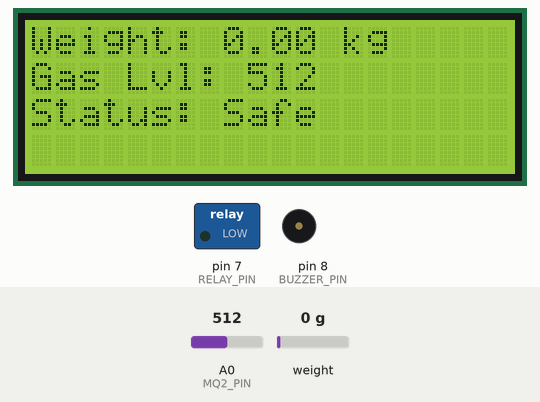
Recording of a sketch running on a simulated Arduino Uno, built with avr-gcc and run on an emulated ATmega328P. Shown: 20×4 character LCD, switched loads named in the sketch (green lamp = pin HIGH), buzzer (waves = sounding, pin HIGH). The inputs (shaded band) are chosen by the test bench; at power-on: A0 (MQ2_PIN) = 512, weight on the scale 0 g.

Above: at 4.2 s.
4.3 s: A0 (MQ2_PIN) set to 591
At 6.2 s:
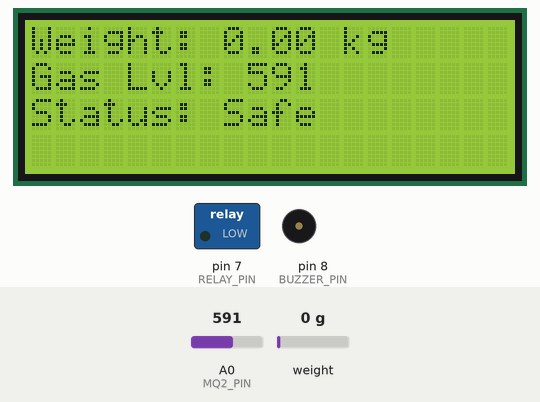
7.2 s: A0 (MQ2_PIN) set to 615
At 8.5 s:
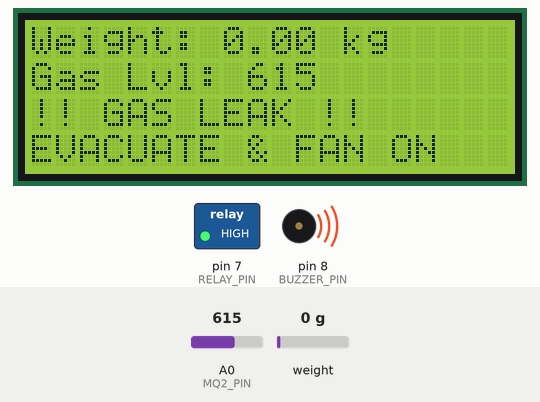
9.4 s: weight on the scale set to 100 g
At 10.7 s:
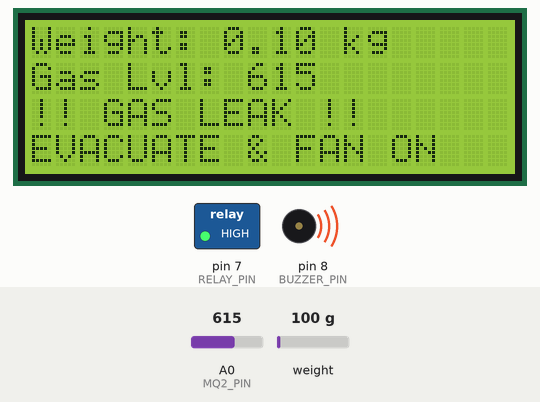
11.5 s: A0 (MQ2_PIN) set to 590
At 13.2 s:
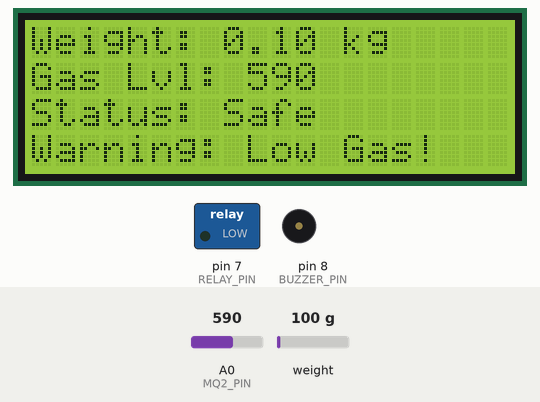
13.7 s: weight on the scale set to 1250 g
At 14.7 s:
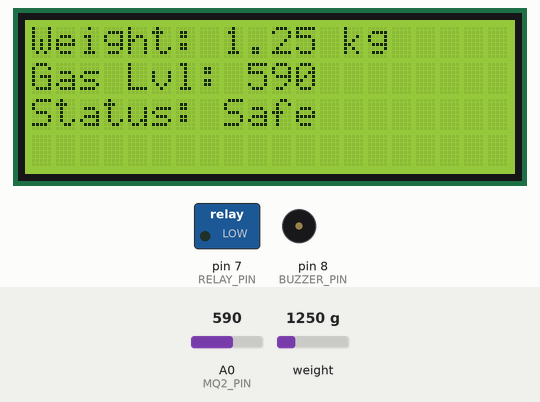
15.9 s: weight on the scale set to 2500 g
At 16.9 s:
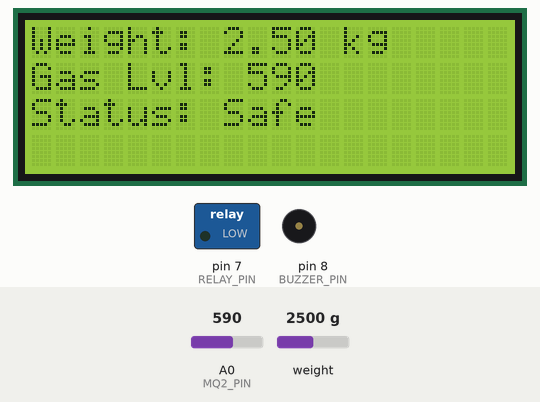
Timing chart, 0 to 18.9 s (numbered marks = the images above; inputs shaded):
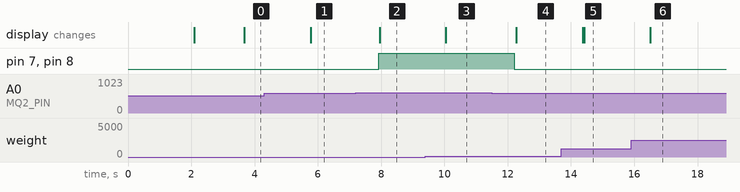

The sketch:

project.ino
```cpp
#include <Wire.h>
#include <LiquidCrystal_I2C.h>
#include <HX711.h>

const int HX711_DT_PIN = 2;
const int HX711_SCK_PIN = 3;
const int MQ2_PIN = A0;
const int RELAY_PIN = 7;
const int BUZZER_PIN = 8;

const int GAS_THRESHOLD = 600;
const float LOW_GAS_WEIGHT =0.3;

float CALIBRATION_FACTOR = 90000.0;

int RELAY_ON = HIGH;
int RELAY_OFF = LOW;

LiquidCrystal_I2C lcd(0x27, 20, 4);
HX711 scale;

void setup() {
  Serial.begin(9600);

  pinMode(RELAY_PIN, OUTPUT);
  pinMode(BUZZER_PIN, OUTPUT);

  digitalWrite(RELAY_PIN, RELAY_OFF);
  digitalWrite(BUZZER_PIN, LOW);

  lcd.init();
  lcd.backlight();
  lcd.setCursor(0, 0);
  lcd.print("LPG Safety System");
  lcd.setCursor(0, 1);
  lcd.print("Initializing...");
  delay(2000);
  lcd.clear();

  scale.begin(HX711_DT_PIN, HX711_SCK_PIN);
  scale.set_scale(CALIBRATION_FACTOR);
  scale.tare();
}

void loop() {
  int gasLevel = analogRead(MQ2_PIN);
  float currentWeight = scale.get_units(5);

  if(currentWeight < 0) {
    currentWeight = 0.0;
  }

  lcd.setCursor(0, 0);
  lcd.print("Weight: ");
  lcd.print(currentWeight, 2);
  lcd.print(" kg   ");

  lcd.setCursor(0, 1);
  lcd.print("Gas Lvl: ");
  lcd.print(gasLevel);
  lcd.print("    ");

  if (gasLevel > GAS_THRESHOLD) {
    digitalWrite(RELAY_PIN, RELAY_ON);
    digitalWrite(BUZZER_PIN, HIGH);

    lcd.setCursor(0, 2);
    lcd.print("!! GAS LEAK !!      ");
    lcd.setCursor(0, 3);
    lcd.print("EVACUATE & FAN ON   ");
  }
  else {
    digitalWrite(RELAY_PIN, RELAY_OFF);
    digitalWrite(BUZZER_PIN, LOW);

    lcd.setCursor(0, 2);
    lcd.print("Status: Safe        ");
    lcd.setCursor(0, 3);
    lcd.print("                    ");


    if (currentWeight < LOW_GAS_WEIGHT && currentWeight > 0.05) {
      lcd.setCursor(0, 3);
      lcd.print("Warning: Low Gas!   ");
    }
  }

  delay(500);
}
```

Measured:
- the behaviour switches between 600 and 601 on A0 (MQ2_PIN) (found by bisection; images 1 and 2)
- after the input at 4.3 s, the display: changes after 1.5 s (image 1)
- after the input at 7.2 s, pin 7 (RELAY_PIN), pin 8 (BUZZER_PIN): LOW → HIGH after 0.72 s; the display: changes after 0.76 s (image 2)
- after the input at 9.4 s, the display: changes after 0.64 s (image 3)
- after the input at 11.5 s, pin 7 (RELAY_PIN), pin 8 (BUZZER_PIN): HIGH → LOW after 0.71 s; the display: changes after 0.76 s (image 4)
- after the input at 13.7 s, the display: first changes after 0.67 s (image 5 shows a later state)
- after the input at 15.9 s, the display: changes after 0.61 s (image 6)
